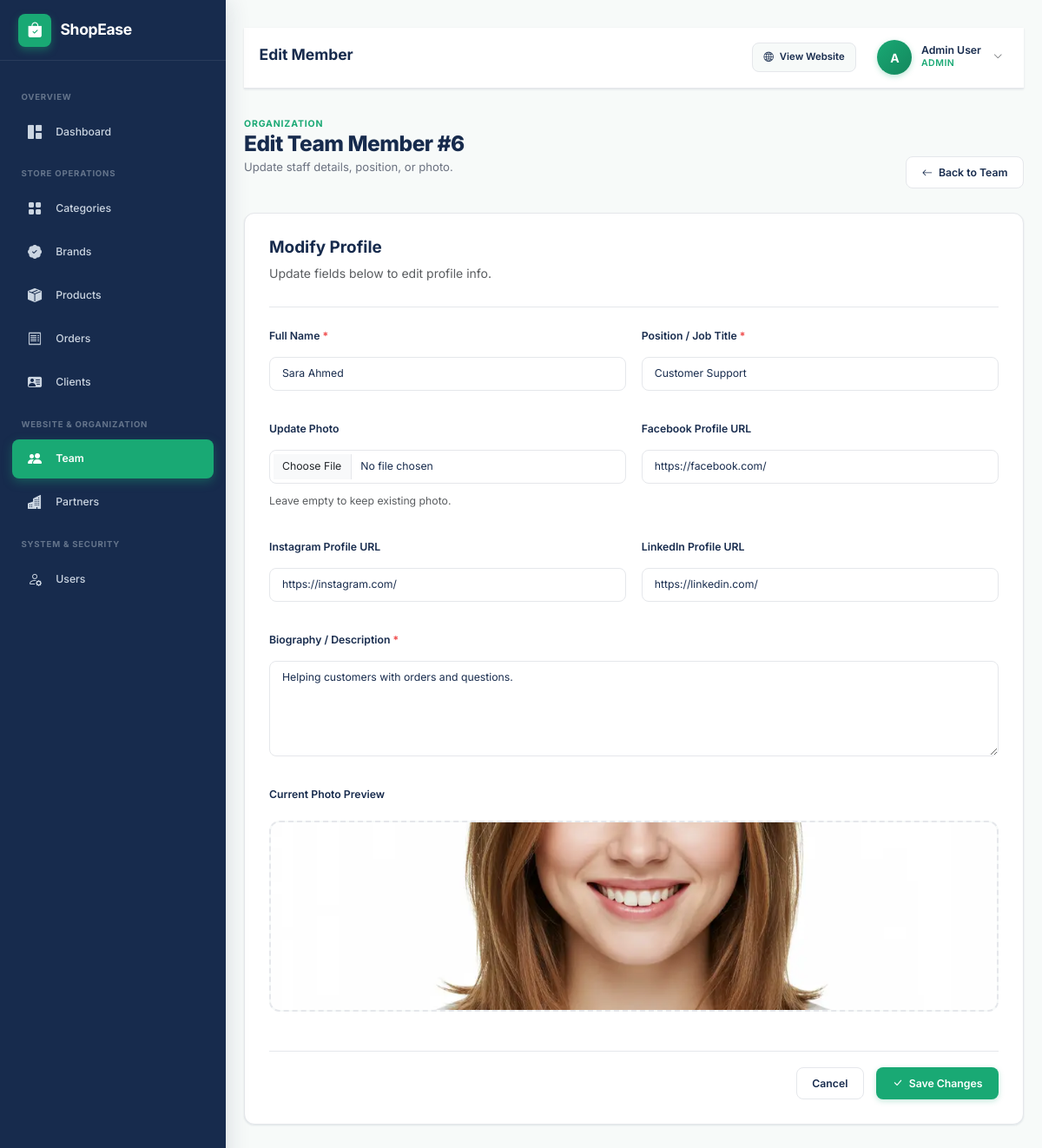
/admin/pages/team/edit.php?id=6 (signed in), run on the app's committed database.
### tables this page shows
CREATE TABLE `team` (
  `id` int(10) UNSIGNED NOT NULL,
  `name` varchar(100) NOT NULL,
  `position` varchar(100) NOT NULL,
  `description` text DEFAULT NULL,
  `image` varchar(255) DEFAULT NULL,
  `facebook` varchar(255) DEFAULT NULL,
  `instagram` varchar(255) DEFAULT NULL,
  `linkedin` varchar(255) DEFAULT NULL,
  `created_at` timestamp NOT NULL DEFAULT current_timestamp()
);

### admin/pages/team/edit.php (the view, shortened to what this page needs)
<?php
include '../../../config/database.php';
$id = (int)($_GET['id'] ?? 0);
$sql = "SELECT * FROM team WHERE id = $id";
$result = mysqli_query($conn, $sql);
$member = mysqli_fetch_assoc($result);
include '../../includes/header.php';
?>
<div class="admin-layout">
    <?php include '../../includes/sidebar.php'; ?>
    <main class="admin-content">
        <?php include '../../includes/navbar.php'; ?>
        <div class="page-header">
            <div>
                <span class="page-eyebrow">ORGANIZATION</span>
                <h1>Edit Team Member #<?= $member['id'] ?></h1>
                <p>Update staff details, position, or photo.</p>
            </div>
            <div class="page-actions">
                <a href="index.php" class="btn btn-outline">
                    <i class="bi bi-arrow-left"></i>
                    <span>Back to Team</span>
                </a>
            </div>
        </div>
        <div class="form-card">
            <div class="form-header">
                <h2>Modify Profile</h2>
                <p class="text-muted">Update fields below to edit profile info.</p>
            </div>
            <form method="POST" enctype="multipart/form-data">
                <div class="form-grid">
                    <div class="form-group">
                        <label for="name" class="form-label">Full Name <span>*</span></label>
                        <input type="text" id="name" name="name" class="form-control" value="<?= htmlspecialchars($member['name']); ?>" required>
                    </div>
                    <div class="form-group">
                        <label for="position" class="form-label">Position / Job Title <span>*</span></label>
                        <input type="text" id="position" name="position" class="form-control" value="<?= htmlspecialchars($member['position']); ?>" required>
                    </div>
                    <div class="form-group">
                        <label for="image" class="form-label">Update Photo</label>
                        <input type="file" id="image" name="image" class="form-control" accept="image/*">
                        <small class="text-muted mt-1">Leave empty to keep existing photo.</small>
                    </div>
                    <div class="form-group">
                        <label for="facebook" class="form-label">Facebook Profile URL</label>
                        <input type="url" id="facebook" name="facebook" class="form-control" value="<?= htmlspecialchars($member['facebook']); ?>">
                    </div>
                    <div class="form-group">
                        <label for="instagram" class="form-label">Instagram Profile URL</label>
                        <input type="url" id="instagram" name="instagram" class="form-control" value="<?= htmlspecialchars($member['instagram']); ?>">
                    </div>
                    <div class="form-group">
                        <label for="linkedin" class="form-label">LinkedIn Profile URL</label>
                        <input type="url" id="linkedin" name="linkedin" class="form-control" value="<?= htmlspecialchars($member['linkedin']); ?>">
                    </div>
                    <div class="form-group full-width">
                        <label for="description" class="form-label">Biography / Description <span>*</span></label>
                        <textarea id="description" name="description" class="form-control" required><?= htmlspecialchars($member['description']); ?></textarea>
                    </div>
                    <div class="form-group full-width">
                        <label class="form-label">Current Photo Preview</label>
                        <div class="image-preview-container" style="height: 220px;">
                            <?php if (!empty($member['image'])) { ?>
                                <img src="../../assets/images/team/<?= htmlspecialchars($member['image']); ?>" alt="<?= htmlspecialchars($member['name']); ?>" style="object-fit: cover;">
                            <?php } ?>
                        </div>
                    </div>
                </div>
                <div class="form-actions">
                    <a href="index.php" class="btn btn-outline">Cancel</a>
                    <button type="submit" name="submit" class="btn btn-primary">
                        <i class="bi bi-check-lg"></i>
                        <span>Save Changes</span>
                    </button>
                </div>
            </form>
        </div>
    </main>
</div>
<?php include '../../includes/footer.php'; ?>

### data on the page
team: id "6", name "Sara Ahmed", position "Customer Support", facebook "https://facebook.com/", instagram "https://instagram.com/", linkedin "https://linkedin.com/", description "Helping customers with orders and questions.", image (picture)

### other printed values
$pageHeading "Edit Member"
substr($_SESSION['admin_name'] ?? 'A', 0, 1) "A"
$_SESSION['admin_name'] "Admin User"
$_SESSION['admin_role'] "ADMIN"
